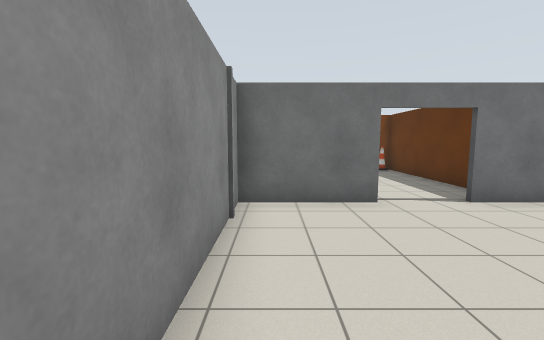
view 1 (above)

23 first-person views from a walk through a world built for the Gazebo simulator. The camera is 1.3 m above the floor, tilts 6° down and sees 90° across. The floor is counted in squares, 1 m on a side. Each view is taken from the middle of a square. On the plan, view 1 faces up. The plan holds only what a view shows up to about 13 squares ahead; the rest is blank. Some stock models are drawn as simple stand-ins. Some surface patterns are stand-ins.

view 2
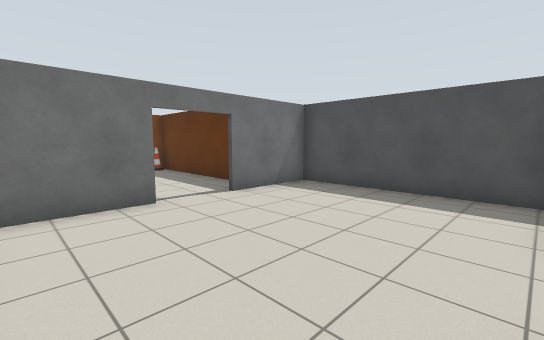

view 3
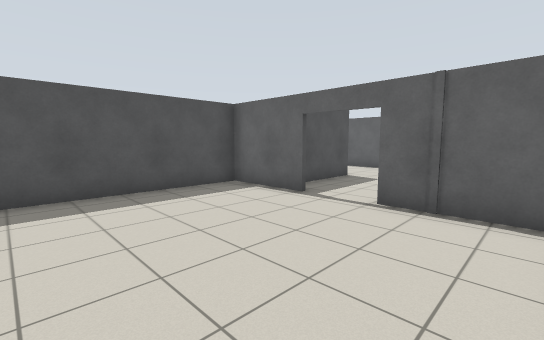

view 4
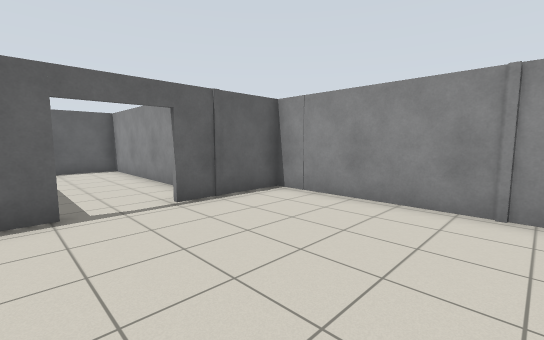

view 5
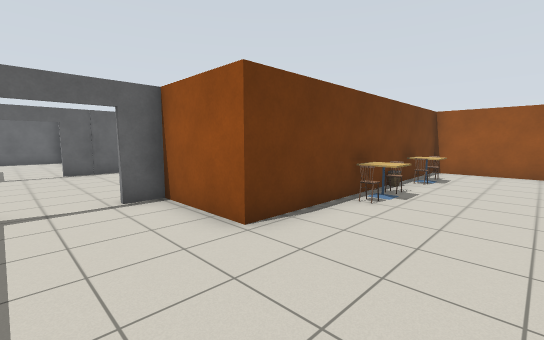

view 6
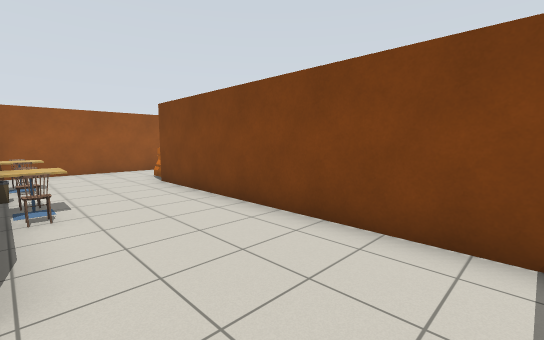

view 7
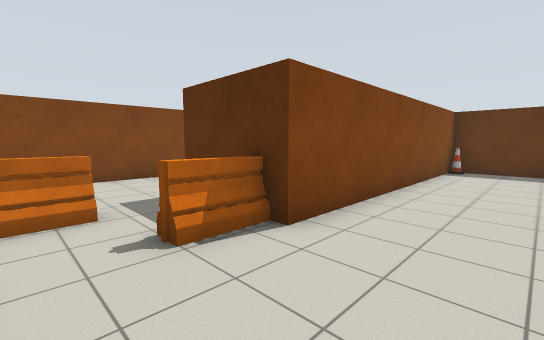

view 8
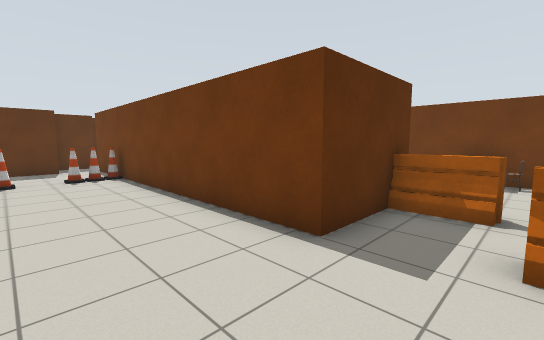

view 9
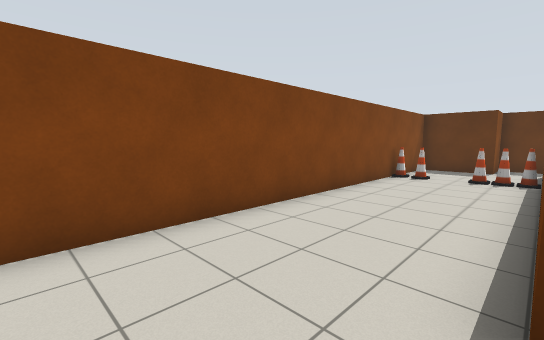

view 10
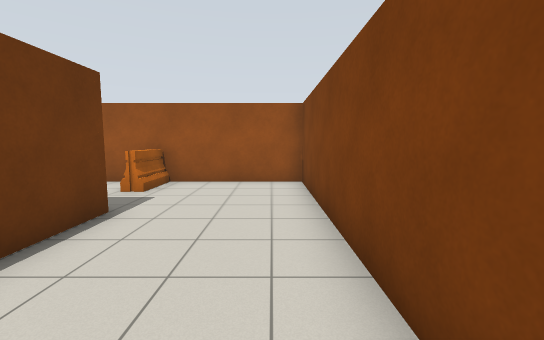

view 11
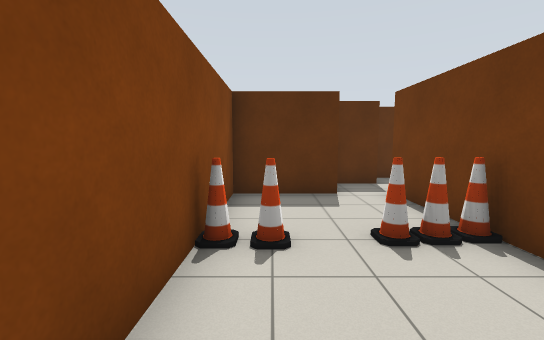

view 12
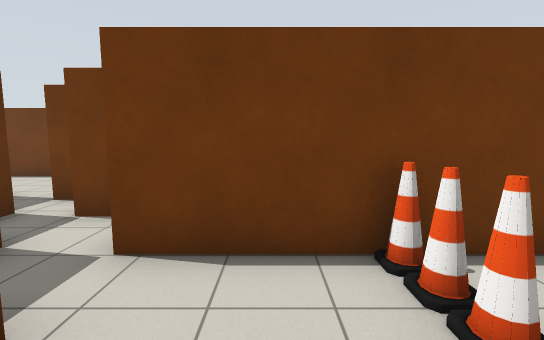

view 13
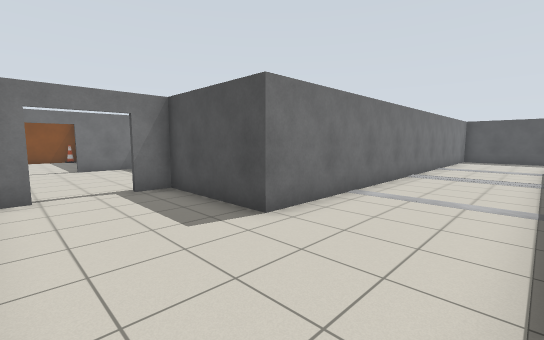

view 14
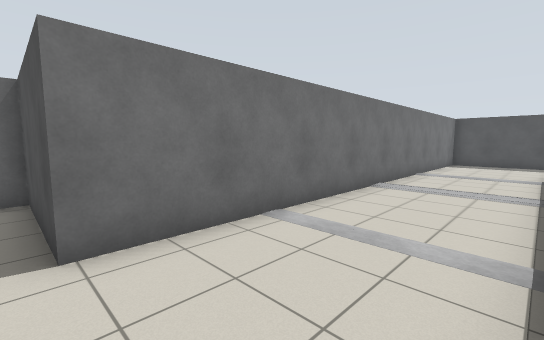

view 15
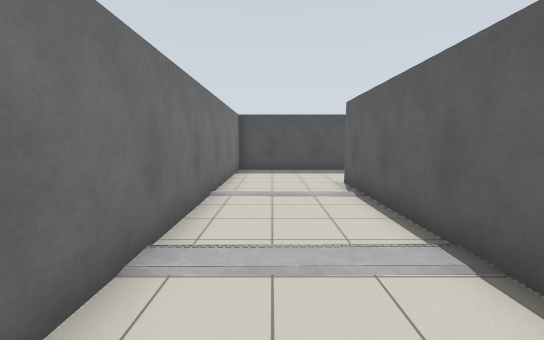

view 16
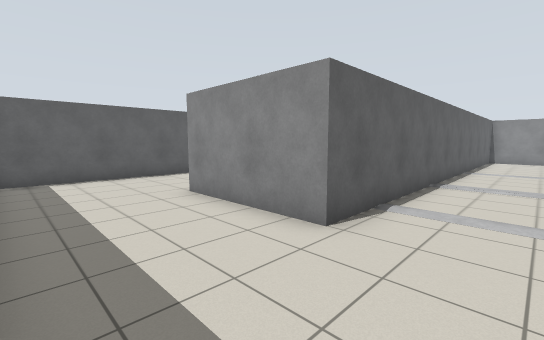

view 17
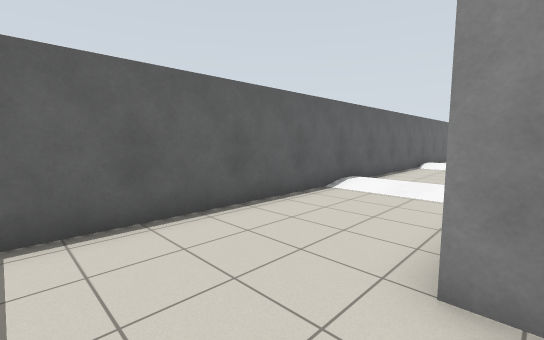

view 18
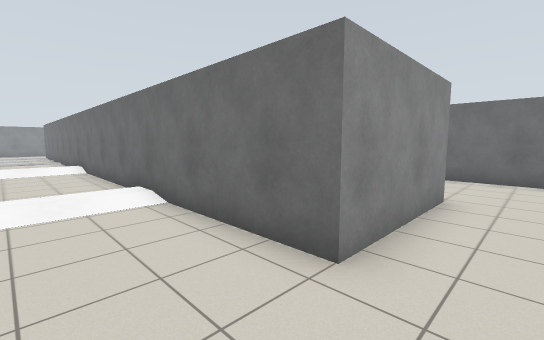

view 19
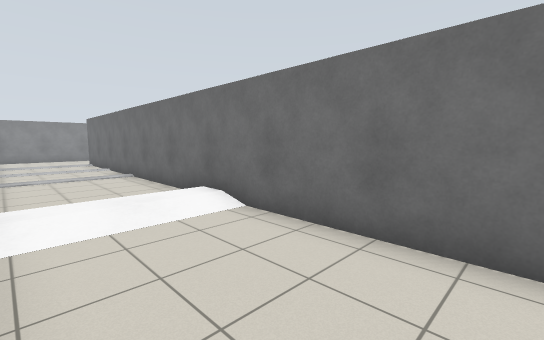

view 20
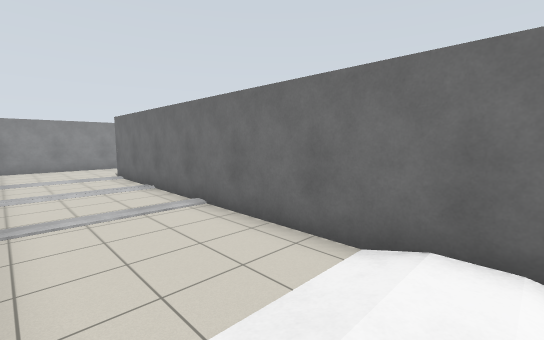

view 21
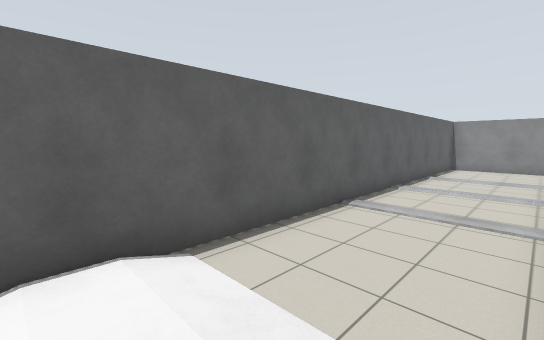

view 22
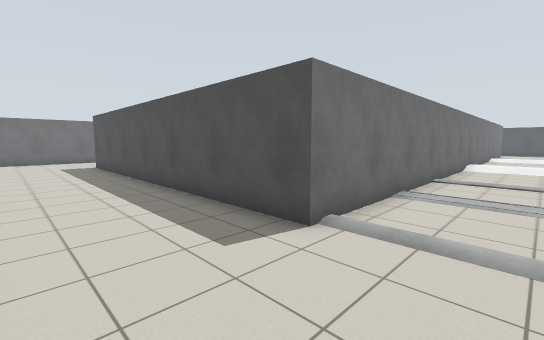

view 23
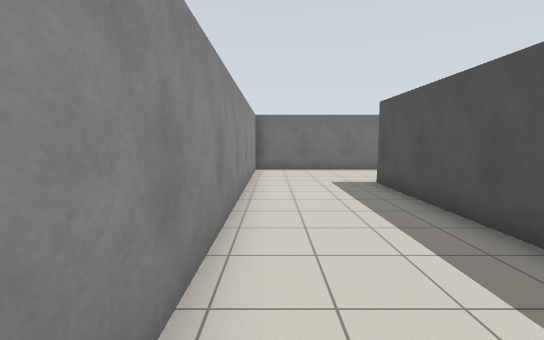

### Floor plan
Points are (right, up) in squares from view 1. A wall is a line through its corners. A room is listed if a view was taken in it or the views show most of it. See-through windows are left out.
Room 1 (views 1, 2, 3, 4)
walls: (2.4, 5.7) (-0.7, 5.7) (-0.7, -0.5) (2.5, -0.5); (4.4, -0.5) (7.2, -0.5) (7.2, 5.7) (4.2, 5.7)
ways out: open door at (3.5, 6) to room 2; open door at (3.5, -0.5) to room 3
Room 2 (views 5, 6, 7, 8, 9, 10, 11, 12)
walls: (-1.5, 8.8) (1.4, 8.8) (1.4, 5.9) (2.4, 5.9); (4.4, 16) (6.9, 16); (5.4, 7.4) (5.4, 12.7) (-4.9, 12.7) (-4.9, 16) (3.5, 16); (6.7, 17.4) (6.7, 20) (-8.7, 20) (-8.7, 8.8) (-6.4, 8.8)
ways out: open door at (3.5, 6) to room 1; opening at (7, 17)
objects: barrier (-8, 15) to (-7, 15); other object (-6, 9); cafe table (-6, 10); barrier (-6, 13); other object (-5, 9); bin (-4, 9); chair (-3, 9); chair (-2, 9); cafe table (-2, 10); cone (3, 19); cone (3, 20); cone (4, 17); cone (5, 12)
Room 3 (views 13, 14, 15, 16, 17, 18, 19, 20, 21, 22, 23)
walls: (5.7, -8.3) (18.5, -8.3) (18.5, -12.5) (-6.7, -12.5) (-6.7, 0.5); (1.4, -2.6) (1.4, -8.3) (3.6, -8.3); (2.5, -0.6) (1.9, -0.6); (-5.1, 4.5) (-10.8, 4.5) (-10.8, -7.4); (-9.1, -16.4) (22.1, -16.4); (-10.8, -12.9) (-10.8, -16.1); (22.4, -9.4) (22.4, -4.5) (5.4, -4.5) (5.4, -0.6) (4.4, -0.6)
ways out: open door at (3.5, -0.5) to room 1
objects: ramp (5, -16)

Where each view was taken, in squares from view 1:
view 1: 0 up, 0 right, facing up
view 2: 0 up, 0 right, facing up-right
view 3: 5 up, 0 right, facing down-right
view 4: 5 up, 5 right, facing down-left
view 5: 12 up, 4 right, facing down-left
view 6: 9 up, 4 right, facing up-left
view 7: 10 up, 8 left, facing up-right
view 8: 19 up, 7 left, facing down-right
view 9: 16 up, 7 left, facing up-right
view 10: 19 up, 0 right, facing left
view 11: 19 up, 0 right, facing right
view 12: 19 up, 5 right, facing down
view 13: 8 down, 2 right, facing up-right
view 14: 8 down, 5 right, facing up-right
view 15: 6 down, 10 right, facing right
view 16: 6 down, 22 right, facing down-left
view 17: 12 down, 21 right, facing down-left
view 18: 15 down, 20 right, facing up-left
view 19: 16 down, 11 right, facing up-left
view 20: 16 down, 6 right, facing up-left
view 21: 13 down, 6 right, facing down-left
view 22: 15 down, 10 left, facing up-right
view 23: 8 down, 10 left, facing up
